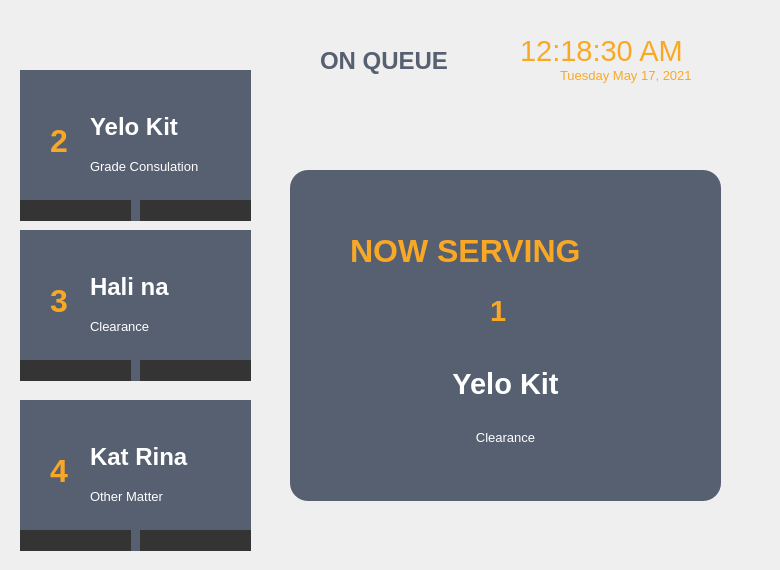
   <widget class="QWidget" name="Queues">
    <widget class="QLabel" name="label_26">
     <property name="geometry">
      <rect>
       <x>290</x>
       <y>20</y>
       <width>451</width>
       <height>81</height>
      </rect>
     </property>
     <property name="maximumSize">
      <size>
       <width>1000</width>
       <height>100</height>
      </size>
     </property>
     <property name="text">
      <string/>
     </property>
    </widget>
    <widget class="QLabel" name="Time_label_4">
     <property name="geometry">
      <rect>
       <x>520</x>
       <y>20</y>
       <width>211</width>
       <height>61</height>
      </rect>
     </property>
     <property name="font">
      <font>
       <family>Nirmala UI</family>
       <pointsize>22</pointsize>
       <weight>50</weight>
       <bold>false</bold>
      </font>
     </property>
     <property name="styleSheet">
      <string notr="true">background-color: rgb(249, 168, 38);
background-color: rgba(0,0,0,0%);
color: rgb(249, 168, 38);</string>
     </property>
     <property name="text">
      <string>12:18:30 AM</string>
     </property>
    </widget>
    <widget class="QLabel" name="date_label_4">
     <property name="geometry">
      <rect>
       <x>560</x>
       <y>60</y>
       <width>211</width>
       <height>31</height>
      </rect>
     </property>
     <property name="font">
      <font>
       <family>Nirmala UI</family>
       <pointsize>10</pointsize>
       <weight>50</weight>
       <bold>false</bold>
      </font>
     </property>
     <property name="styleSheet">
      <string notr="true">background-color: rgb(249, 168, 38);
color: rgb(249, 168, 38);
background-color: rgba(0,0,0,0%);</string>
     </property>
     <property name="text">
      <string>Tuesday May 17, 2021</string>
     </property>
    </widget>
    <widget class="QLabel" name="label_29">
     <property name="geometry">
      <rect>
       <x>320</x>
       <y>30</y>
       <width>171</width>
       <height>61</height>
      </rect>
     </property>
     <property name="font">
      <font>
       <family>Nirmala UI</family>
       <pointsize>18</pointsize>
       <weight>75</weight>
       <bold>true</bold>
      </font>
     </property>
     <property name="styleSheet">
      <string notr="true">color: rgb(86, 96, 113);
background-color: rgba(0,0,0,0%);</string>
     </property>
     <property name="text">
      <string>ON QUEUE</string>
     </property>
    </widget>
    <widget class="QGroupBox" name="groupBox_4">
     <property name="geometry">
      <rect>
       <x>20</x>
       <y>70</y>
       <width>231</width>
       <height>491</height>
      </rect>
     </property>
     <property name="styleSheet">
      <string notr="true">background-color: rgba(0,0,0,0%);
border: 0px</string>
     </property>
     <property name="title">
      <string/>
     </property>
     <widget class="QGroupBox" name="groupBox_6">
      <property name="geometry">
       <rect>
        <x>0</x>
        <y>0</y>
        <width>231</width>
        <height>151</height>
       </rect>
      </property>
      <property name="styleSheet">
       <string notr="true">QPushButton {
 
	color: rgb(255, 255, 255);
	
	background-color: rgb(52, 52, 52);
border: 0px solid;
border-radius : 0px;
font: 12pt &quot;Nirmala UI&quot;;
}

QPushButton:hover {
	
	background-color: rgb(151, 9, 206);
	
	color: rgb(255, 255, 255);
}

QGroupBox {
	background-color: rgb(86, 96, 113);
}</string>
      </property>
      <property name="title">
       <string/>
      </property>
      <widget class="QPushButton" name="mainhome_buttn_2">
       <property name="geometry">
        <rect>
         <x>0</x>
         <y>130</y>
         <width>111</width>
         <height>21</height>
        </rect>
       </property>
       <property name="font">
        <font>
         <family>Nirmala UI</family>
         <pointsize>12</pointsize>
         <weight>50</weight>
         <italic>false</italic>
         <bold>false</bold>
        </font>
       </property>
       <property name="styleSheet">
        <string notr="true"/>
       </property>
       <property name="text">
        <string/>
       </property>
       <property name="icon">
        <iconset>
         <normaloff>photos/arrow2.svg</normaloff>photos/arrow2.svg</iconset>
       </property>
       <property name="iconSize">
        <size>
         <width>10</width>
         <height>10</height>
        </size>
       </property>
       <property name="autoDefault">
        <bool>true</bool>
       </property>
       <property name="flat">
        <bool>false</bool>
       </property>
      </widget>
      <widget class="QPushButton" name="mainhome_buttn_3">
       <property name="geometry">
        <rect>
         <x>120</x>
         <y>130</y>
         <width>111</width>
         <height>21</height>
        </rect>
       </property>
       <property name="font">
        <font>
         <family>Nirmala UI</family>
         <pointsize>12</pointsize>
         <weight>50</weight>
         <italic>false</italic>
         <bold>false</bold>
        </font>
       </property>
       <property name="styleSheet">
        <string notr="true"/>
       </property>
       <property name="text">
        <string/>
       </property>
       <property name="icon">
        <iconset>
         <normaloff>photos/arrow3.svg</normaloff>photos/arrow3.svg</iconset>
       </property>
       <property name="iconSize">
        <size>
         <width>10</width>
         <height>10</height>
        </size>
       </property>
       <property name="autoDefault">
        <bool>true</bool>
       </property>
       <property name="flat">
        <bool>false</bool>
       </property>
      </widget>
      <widget class="QLabel" name="label_32">
       <property name="geometry">
        <rect>
         <x>30</x>
         <y>40</y>
         <width>41</width>
         <height>61</height>
        </rect>
       </property>
       <property name="font">
        <font>
         <pointsize>24</pointsize>
         <weight>75</weight>
         <bold>true</bold>
        </font>
       </property>
       <property name="styleSheet">
        <string notr="true">background-color: rgba(0,0,0,0%);
color: rgb(249, 168, 38);</string>
       </property>
       <property name="text">
        <string>2</string>
       </property>
      </widget>
      <widget class="QWidget" name="verticalLayoutWidget_3">
       <property name="geometry">
        <rect>
         <x>70</x>
         <y>40</y>
         <width>144</width>
         <height>73</height>
        </rect>
       </property>
       <layout class="QVBoxLayout" name="verticalLayout_3">
        <item>
         <widget class="QLabel" name="Time_label_3">
          <property name="font">
           <font>
            <family>Nirmala UI</family>
            <pointsize>18</pointsize>
            <weight>75</weight>
            <bold>true</bold>
           </font>
          </property>
          <property name="styleSheet">
           <string notr="true">color: white;
background-color: rgba(0,0,0,0%);</string>
          </property>
          <property name="text">
           <string>Yelo Kit</string>
          </property>
         </widget>
        </item>
        <item>
         <widget class="QLabel" name="date_label_3">
          <property name="font">
           <font>
            <family>Nirmala UI</family>
            <pointsize>10</pointsize>
            <weight>50</weight>
            <bold>false</bold>
           </font>
          </property>
          <property name="styleSheet">
           <string notr="true">color: white;
background-color: rgba(0,0,0,0%);</string>
          </property>
          <property name="text">
           <string>Grade Consulation</string>
          </property>
         </widget>
        </item>
       </layout>
      </widget>
     </widget>
     <widget class="QGroupBox" name="groupBox_7">
      <property name="geometry">
       <rect>
        <x>0</x>
        <y>160</y>
        <width>231</width>
        <height>151</height>
       </rect>
      </property>
      <property name="styleSheet">
       <string notr="true">QPushButton {
 
	color: rgb(255, 255, 255);
	
	background-color: rgb(52, 52, 52);
border: 0px solid;
border-radius : 0px;
font: 12pt &quot;Nirmala UI&quot;;
}

QPushButton:hover {
	
	background-color: rgb(151, 9, 206);
	
	color: rgb(255, 255, 255);
}

QGroupBox {
	background-color: rgb(86, 96, 113);
}</string>
      </property>
      <property name="title">
       <string/>
      </property>
      <widget class="QPushButton" name="mainhome_buttn_6">
       <property name="geometry">
        <rect>
         <x>0</x>
         <y>130</y>
         <width>111</width>
         <height>21</height>
        </rect>
       </property>
       <property name="font">
        <font>
         <family>Nirmala UI</family>
         <pointsize>12</pointsize>
         <weight>50</weight>
         <italic>false</italic>
         <bold>false</bold>
        </font>
       </property>
       <property name="styleSheet">
        <string notr="true"/>
       </property>
       <property name="text">
        <string/>
       </property>
       <property name="icon">
        <iconset>
         <normaloff>photos/arrow2.svg</normaloff>photos/arrow2.svg</iconset>
       </property>
       <property name="iconSize">
        <size>
         <width>10</width>
         <height>10</height>
        </size>
       </property>
       <property name="autoDefault">
        <bool>true</bool>
       </property>
       <property name="flat">
        <bool>false</bool>
       </property>
      </widget>
      <widget class="QPushButton" name="mainhome_buttn_7">
       <property name="geometry">
        <rect>
         <x>120</x>
         <y>130</y>
         <width>111</width>
         <height>21</height>
        </rect>
       </property>
       <property name="font">
        <font>
         <family>Nirmala UI</family>
         <pointsize>12</pointsize>
         <weight>50</weight>
         <italic>false</italic>
         <bold>false</bold>
        </font>
       </property>
       <property name="styleSheet">
        <string notr="true"/>
       </property>
       <property name="text">
        <string/>
       </property>
       <property name="icon">
        <iconset>
         <normaloff>photos/arrow3.svg</normaloff>photos/arrow3.svg</iconset>
       </property>
       <property name="iconSize">
        <size>
         <width>10</width>
         <height>10</height>
        </size>
       </property>
       <property name="autoDefault">
        <bool>true</bool>
       </property>
       <property name="flat">
        <bool>false</bool>
       </property>
      </widget>
      <widget class="QLabel" name="label_33">
       <property name="geometry">
        <rect>
         <x>30</x>
         <y>40</y>
         <width>41</width>
         <height>61</height>
        </rect>
       </property>
       <property name="font">
        <font>
         <pointsize>24</pointsize>
         <weight>75</weight>
         <bold>true</bold>
        </font>
       </property>
       <property name="styleSheet">
        <string notr="true">background-color: rgba(0,0,0,0%);
color: rgb(249, 168, 38);</string>
       </property>
       <property name="text">
        <string>3</string>
       </property>
      </widget>
      <widget class="QWidget" name="verticalLayoutWidget_4">
       <property name="geometry">
        <rect>
         <x>70</x>
         <y>40</y>
         <width>131</width>
         <height>73</height>
        </rect>
       </property>
       <layout class="QVBoxLayout" name="verticalLayout_4">
        <item>
         <widget class="QLabel" name="Time_label_6">
          <property name="font">
           <font>
            <family>Nirmala UI</family>
            <pointsize>18</pointsize>
            <weight>75</weight>
            <bold>true</bold>
           </font>
          </property>
          <property name="styleSheet">
           <string notr="true">color: white;
background-color: rgba(0,0,0,0%);</string>
          </property>
          <property name="text">
           <string>Hali na</string>
          </property>
         </widget>
        </item>
        <item>
         <widget class="QLabel" name="date_label_6">
          <property name="font">
           <font>
            <family>Nirmala UI</family>
            <pointsize>10</pointsize>
            <weight>50</weight>
            <bold>false</bold>
           </font>
          </property>
          <property name="styleSheet">
           <string notr="true">color: white;
background-color: rgba(0,0,0,0%);</string>
          </property>
          <property name="text">
           <string>Clearance</string>
          </property>
         </widget>
        </item>
       </layout>
      </widget>
     </widget>
     <widget class="QGroupBox" name="groupBox_8">
      <property name="geometry">
       <rect>
        <x>0</x>
        <y>330</y>
        <width>231</width>
        <height>151</height>
       </rect>
      </property>
      <property name="styleSheet">
       <string notr="true">QPushButton {
 
	color: rgb(255, 255, 255);
	
	background-color: rgb(52, 52, 52);
border: 0px solid;
border-radius : 0px;
font: 12pt &quot;Nirmala UI&quot;;
}

QPushButton:hover {
	
	background-color: rgb(151, 9, 206);
	
	color: rgb(255, 255, 255);
}

QGroupBox {
	background-color: rgb(86, 96, 113);
}</string>
      </property>
      <property name="title">
       <string/>
      </property>
      <widget class="QPushButton" name="mainhome_buttn_8">
       <property name="geometry">
        <rect>
         <x>0</x>
         <y>130</y>
         <width>111</width>
         <height>21</height>
        </rect>
       </property>
       <property name="font">
        <font>
         <family>Nirmala UI</family>
         <pointsize>12</pointsize>
         <weight>50</weight>
         <italic>false</italic>
         <bold>false</bold>
        </font>
       </property>
       <property name="styleSheet">
        <string notr="true"/>
       </property>
       <property name="text">
        <string/>
       </property>
       <property name="icon">
        <iconset>
         <normaloff>photos/arrow2.svg</normaloff>photos/arrow2.svg</iconset>
       </property>
       <property name="iconSize">
        <size>
         <width>10</width>
         <height>10</height>
        </size>
       </property>
       <property name="autoDefault">
        <bool>true</bool>
       </property>
       <property name="flat">
        <bool>false</bool>
       </property>
      </widget>
      <widget class="QPushButton" name="mainhome_buttn_9">
       <property name="geometry">
        <rect>
         <x>120</x>
         <y>130</y>
         <width>111</width>
         <height>21</height>
        </rect>
       </property>
       <property name="font">
        <font>
         <family>Nirmala UI</family>
         <pointsize>12</pointsize>
         <weight>50</weight>
         <italic>false</italic>
         <bold>false</bold>
        </font>
       </property>
       <property name="styleSheet">
        <string notr="true"/>
       </property>
       <property name="text">
        <string/>
       </property>
       <property name="icon">
        <iconset>
         <normaloff>photos/arrow3.svg</normaloff>photos/arrow3.svg</iconset>
       </property>
       <property name="iconSize">
        <size>
         <width>10</width>
         <height>10</height>
        </size>
       </property>
       <property name="autoDefault">
        <bool>true</bool>
       </property>
       <property name="flat">
        <bool>false</bool>
       </property>
      </widget>
      <widget class="QLabel" name="label_34">
       <property name="geometry">
        <rect>
         <x>30</x>
         <y>40</y>
         <width>41</width>
         <height>61</height>
        </rect>
       </property>
       <property name="font">
        <font>
         <pointsize>24</pointsize>
         <weight>75</weight>
         <bold>true</bold>
        </font>
       </property>
       <property name="styleSheet">
        <string notr="true">background-color: rgba(0,0,0,0%);
color: rgb(249, 168, 38);</string>
       </property>
       <property name="text">
        <string>4</string>
       </property>
      </widget>
      <widget class="QWidget" name="verticalLayoutWidget_6">
       <property name="geometry">
        <rect>
         <x>70</x>
         <y>40</y>
         <width>131</width>
         <height>73</height>
        </rect>
       </property>
       <layout class="QVBoxLayout" name="verticalLayout_6">
        <item>
         <widget class="QLabel" name="Time_label_7">
          <property name="font">
           <font>
            <family>Nirmala UI</family>
            <pointsize>18</pointsize>
            <weight>75</weight>
            <bold>true</bold>
           </font>
          </property>
          <property name="styleSheet">
           <string notr="true">color: white;
background-color: rgba(0,0,0,0%);</string>
          </property>
          <property name="text">
           <string>Kat Rina</string>
          </property>
         </widget>
        </item>
        <item>
         <widget class="QLabel" name="date_label_7">
          <property name="font">
           <font>
            <family>Nirmala UI</family>
            <pointsize>10</pointsize>
            <weight>50</weight>
            <bold>false</bold>
           </font>
          </property>
          <property name="styleSheet">
           <string notr="true">color: white;
background-color: rgba(0,0,0,0%);</string>
          </property>
          <property name="text">
           <string>Other Matter</string>
          </property>
         </widget>
        </item>
       </layout>
      </widget>
     </widget>
    </widget>
    <widget class="QGroupBox" name="groupBox_9">
     <property name="geometry">
      <rect>
       <x>290</x>
       <y>170</y>
       <width>431</width>
       <height>331</height>
      </rect>
     </property>
     <property name="styleSheet">
      <string notr="true">
QGroupBox {
	background-color: rgb(86, 96, 113);
border-radius : 18px;
border:0px;
}</string>
     </property>
     <property name="title">
      <string/>
     </property>
     <widget class="QLabel" name="label_35">
      <property name="geometry">
       <rect>
        <x>60</x>
        <y>50</y>
        <width>301</width>
        <height>61</height>
       </rect>
      </property>
      <property name="font">
       <font>
        <pointsize>24</pointsize>
        <weight>75</weight>
        <bold>true</bold>
       </font>
      </property>
      <property name="styleSheet">
       <string notr="true">background-color: rgba(0,0,0,0%);
color: rgb(249, 168, 38);</string>
      </property>
      <property name="text">
       <string>NOW SERVING</string>
      </property>
     </widget>
     <widget class="QWidget" name="verticalLayoutWidget_7">
      <property name="geometry">
       <rect>
        <x>140</x>
        <y>190</y>
        <width>151</width>
        <height>101</height>
       </rect>
      </property>
      <layout class="QVBoxLayout" name="verticalLayout_7">
       <item>
        <widget class="QLabel" name="Time_label_8">
         <property name="font">
          <font>
           <family>Nirmala UI</family>
           <pointsize>22</pointsize>
           <weight>75</weight>
           <bold>true</bold>
          </font>
         </property>
         <property name="styleSheet">
          <string notr="true">color: white;
background-color: rgba(0,0,0,0%);</string>
         </property>
         <property name="text">
          <string>Yelo Kit</string>
         </property>
         <property name="alignment">
          <set>Qt::AlignCenter</set>
         </property>
        </widget>
       </item>
       <item>
        <widget class="QLabel" name="date_label_8">
         <property name="sizePolicy">
          <sizepolicy hsizetype="Preferred" vsizetype="Preferred">
           <horstretch>2</horstretch>
           <verstretch>0</verstretch>
          </sizepolicy>
         </property>
         <property name="font">
          <font>
           <family>Nirmala UI</family>
           <pointsize>10</pointsize>
           <weight>50</weight>
           <bold>false</bold>
          </font>
         </property>
         <property name="layoutDirection">
          <enum>Qt::RightToLeft</enum>
         </property>
         <property name="styleSheet">
          <string notr="true">color: white;
background-color: rgba(0,0,0,0%);</string>
         </property>
         <property name="text">
          <string>Clearance</string>
         </property>
         <property name="alignment">
          <set>Qt::AlignCenter</set>
         </property>
        </widget>
       </item>
      </layout>
     </widget>
     <widget class="QLabel" name="label_36">
      <property name="geometry">
       <rect>
        <x>200</x>
        <y>110</y>
        <width>41</width>
        <height>61</height>
       </rect>
      </property>
      <property name="font">
       <font>
        <pointsize>22</pointsize>
        <weight>75</weight>
        <bold>true</bold>
       </font>
      </property>
      <property name="styleSheet">
       <string notr="true">background-color: rgba(0,0,0,0%);
color: rgb(249, 168, 38);</string>
      </property>
      <property name="text">
       <string>1</string>
      </property>
     </widget>
    </widget>
   </widget>
